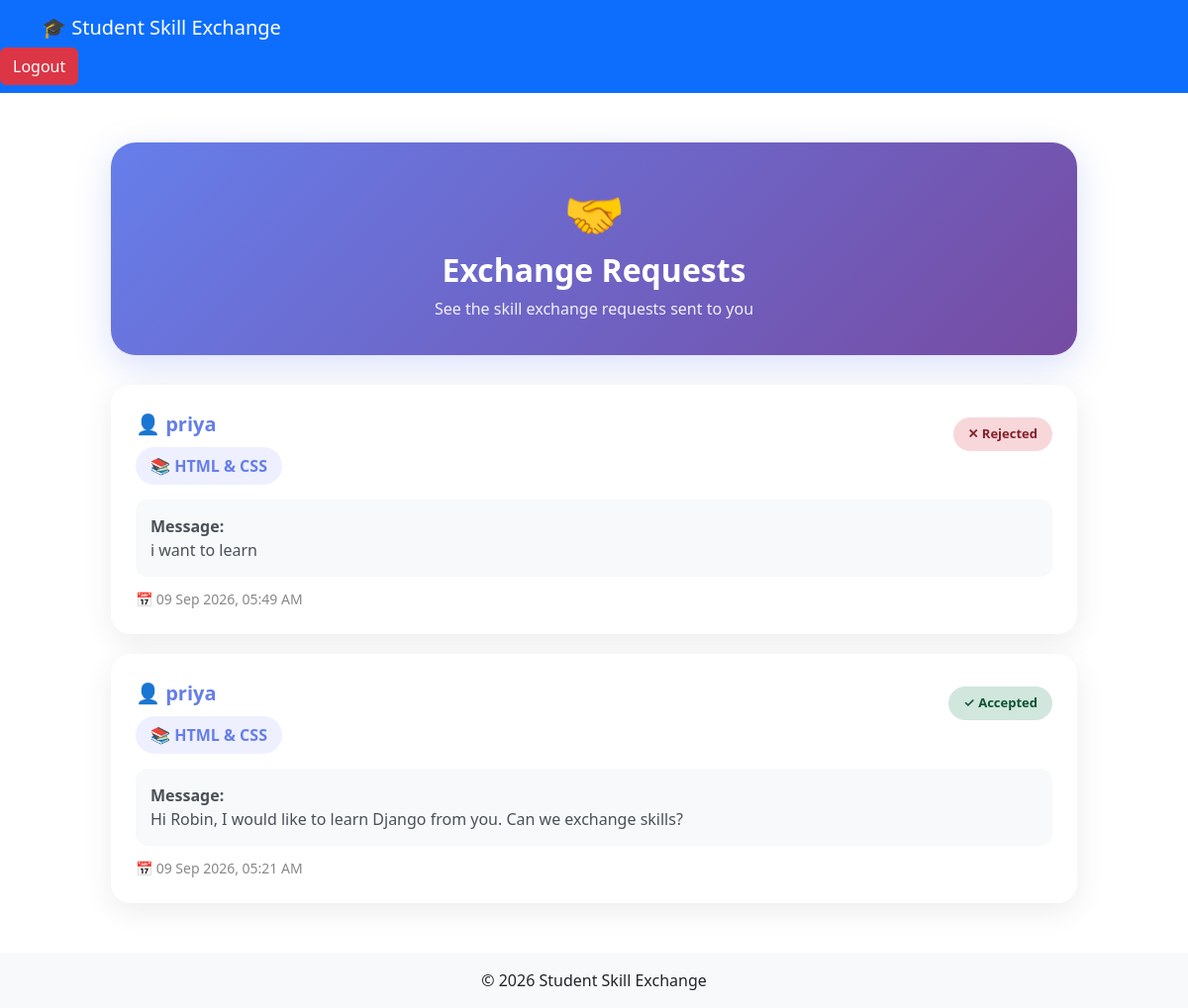
Page /exchange-requests/ (signed in) on the committed database.
### exchange/models.py (models this page shows)
class ExchangeRequest(models.Model):
    STATUS_CHOICES = [
        ('pending', 'Pending'),
        ('accepted', 'Accepted'),
        ('rejected', 'Rejected'),
    ]
    sender = models.ForeignKey(
        StudentProfile,
        on_delete=models.CASCADE,
        related_name='sent_requests'
    )
    receiver = models.ForeignKey(
        StudentProfile,
        on_delete=models.CASCADE,
        related_name='received_requests'
    )
    skill = models.ForeignKey(
        Skill,
        on_delete=models.CASCADE
    )
    message = models.TextField(blank=True)
    status = models.CharField(
        max_length=10,
        choices=STATUS_CHOICES,
        default='pending'
    )
    created_at = models.DateTimeField(auto_now_add=True)

class StudentProfile(models.Model):
    user = models.OneToOneField(User, on_delete=models.CASCADE)
    phone = models.CharField(max_length=15, blank=True)
    bio = models.TextField(blank=True)
    education = models.CharField(max_length=200, blank=True)
    location = models.CharField(max_length=100, blank=True)
    profile_picture = models.ImageField(
        upload_to='profile_pictures/',
        blank=True,
        null=True
    )

class Skill(models.Model):
    CATEGORY_CHOICES = [
        ('Programming', 'Programming'),
        ('Designing', 'Designing'),
        ('Languages', 'Languages'),
        ('Photography', 'Photography'),
        ('Music', 'Music'),
        ('Marketing', 'Marketing'),
        ('Academics', 'Academics'),
    ]
    name = models.CharField(max_length=100)
    category = models.CharField(max_length=50, choices=CATEGORY_CHOICES)
    description = models.TextField(blank=True)

### exchange/views.py (the view)
# urls.py: path('exchange-requests/',views.exchange_requests,name='exchange_requests'),
def exchange_requests(request):
    if not request.user.is_authenticated:
        return redirect("login")
    student_profile = StudentProfile.objects.get(
        user=request.user
    )
    received_requests = ExchangeRequest.objects.filter(
        receiver=student_profile
    ).select_related(
        "sender__user",
        "skill"
    ).order_by("-created_at")
    return render(
        request,
        "exchange_requests.html",
        {
            "received_requests": received_requests
        }
    )

### exchange/templates/exchange_requests.html (shortened to what this page needs)
{% extends "base.html" %}
{% block content %}
<div class="container requests-container">
    <div class="page-header">
        <div style="font-size: 50px;">
            🤝
        </div>
        <h2>
            Exchange Requests
        </h2>
        <p>
            See the skill exchange requests sent to you
        </p>
    </div>
    {% if received_requests %}
    {% for request in received_requests %}
    <div class="request-card">
        <div class="d-flex justify-content-between align-items-start flex-wrap">
            <div>
                <div class="student-name">
                    👤 {{ request.sender.user.username }}
                </div>
                <div class="skill-badge">
                    📚 {{ request.skill.name }}
                </div>
            </div>
            <div class="mt-2">
                {% if request.status == "pending" %}
                <span class="status-badge status-pending">
                    ⏳ Pending
                </span>
                {% elif request.status == "accepted" %}
                <span class="status-badge status-accepted">
                    ✓ Accepted
                </span>
                {% elif request.status == "rejected" %}
                <span class="status-badge status-rejected">
                    ✕ Rejected
                </span>
                {% endif %}
            </div>
        </div>
        {% if request.message %}
        <div class="request-message">
            <strong>
                Message:
            </strong>
            <br>
            {{ request.message }}
        </div>
        {% endif %}
        <div class="request-date">
            📅
            {{ request.created_at|date:"d M Y, h:i A" }}
        </div>
    </div>
    {% endfor %}
    {% endif %}
</div>
{% endblock %}

### exchange/templates/exchange_requests.html (style rules this page uses)
.requests-container { max-width: 1000px; margin: 50px auto; }
.page-header { background: linear-gradient(135deg, #667eea, #764ba2); color: white; padding: 35px; border-radius: 25px; text-align: center; margin-bottom: 30px; box-shadow: 0 10px 35px rgba(102, 126, 234, 0.25); }
.page-header h2 { font-weight: 700; margin-bottom: 8px; }
.page-header p { margin-bottom: 0; opacity: 0.9; }
.request-card { border: none; border-radius: 20px; padding: 25px; margin-bottom: 20px; background: white; box-shadow: 0 8px 30px rgba(0, 0, 0, 0.08); transition: all 0.3s ease; }
.student-name { color: #667eea; font-size: 20px; font-weight: 700; }
.skill-badge { display: inline-block; background: #eef0ff; color: #667eea; padding: 7px 15px; border-radius: 50px; font-weight: 600; margin-top: 8px; }
.request-message { background: #f8f9fa; padding: 15px; border-radius: 12px; margin-top: 15px; color: #495057; }
.request-date { color: #888; font-size: 14px; margin-top: 12px; }
.status-badge { display: inline-block; padding: 7px 15px; border-radius: 50px; font-size: 13px; font-weight: 600; }
.status-accepted { background: #d1e7dd; color: #0f5132; }
.status-rejected { background: #f8d7da; color: #842029; }

### rows in the picture
ExchangeRequest: sender.user.username "priya", skill.name "HTML & CSS", status "✕ Rejected", message "i want to learn", created_at "09 Sep 2026, 05:49 AM"
ExchangeRequest: sender.user.username "priya", skill.name "HTML & CSS", status "✓ Accepted", message "Hi Robin, I would like to learn Django from you. Can we exchange skills?", created_at "09 Sep 2026, 05:21 AM"
